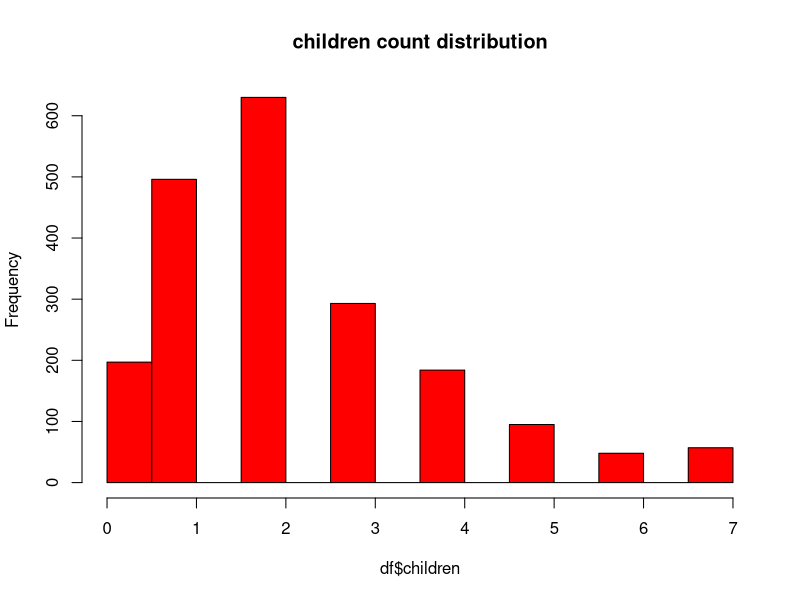
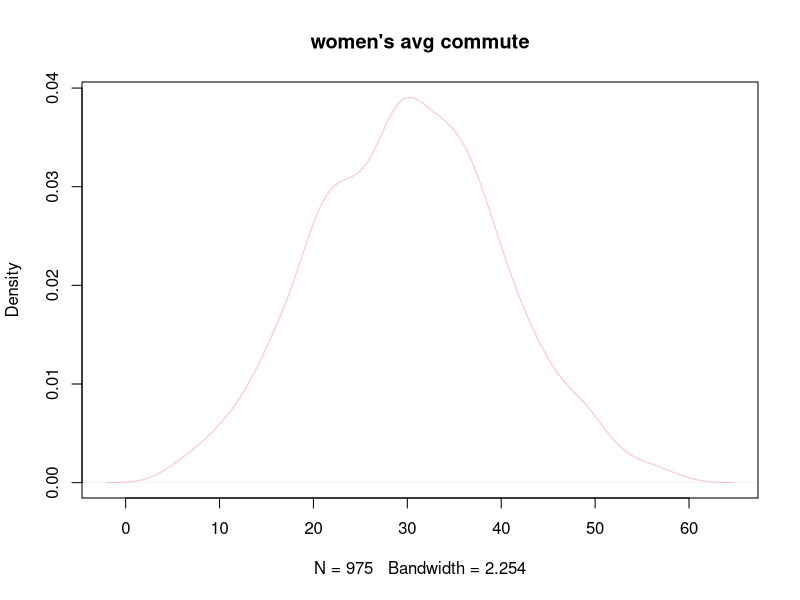
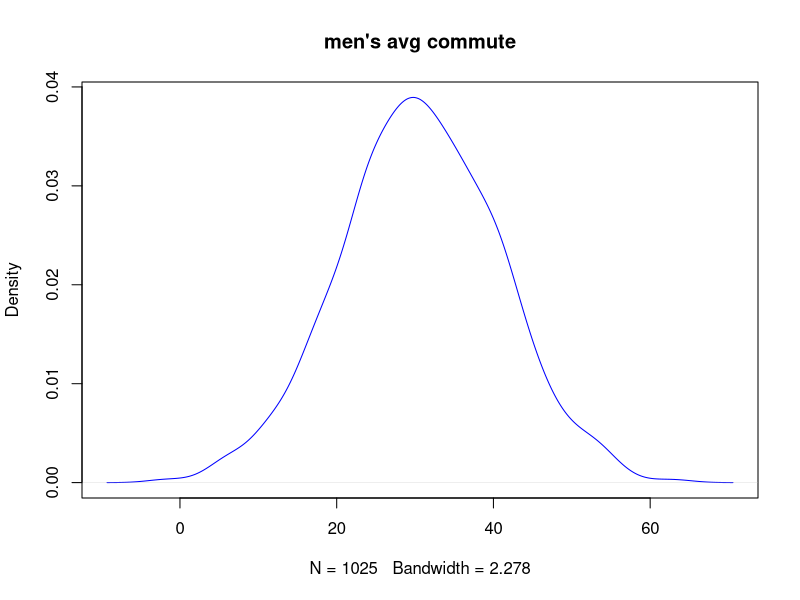
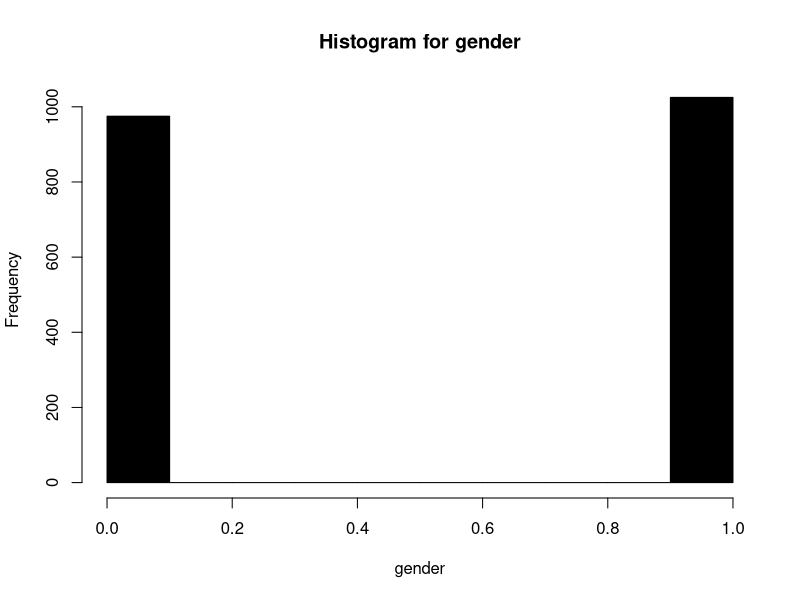
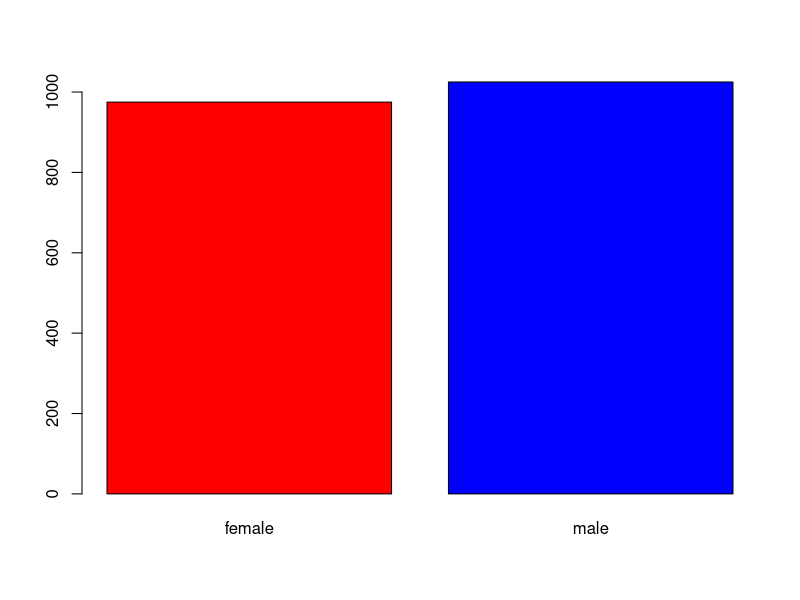

Source code (R) for these figures, in order: (Note: this script raises an error after producing the figures.)
df= read.csv('data.csv')

df[1:10,] #to show the first 10 rows

head(df,10) #to show the first 10 rows too

tail(df,10) #to show the last 10 rows



#Using Date of Birth attribute, extracts the gender, average commuting
#time, and ancestry data for the oldest three.
orderdDFByDate = df[order(as.Date(df$dob, format="%Y/%m/%d")),]
interest_Att_byDate = orderdDFByDate[1:3,c('gender','avg_commute','ancestry')]
print(interest_Att_byDate)



#Identifies the gender, daily internet use, average commute time, ancestry,
#and diseases among those with more than two children.

interst_Att_byChild = df[df$children >2,c('gender', 'daily_internet_use',
                                          'avg_commute','ancestry')]
print(interst_Att_byChild)



#Using a table , indicate the number of rows that have any missing values
#and the number that do not.

na_count= is.na(df)
table(na_count)


#Provide a summary of the data for each column, showing "Min, 1st Qu,
#Median Mean, 3rd Qu and Max" for each numerical column and the
#Number of each Category for categorical data.
#, df$education,df$marital_status,df$ancestry,df$ancestry
lapply(df, summary)
print('employmen status :' )
table(df$employment_status)

print('Education :')
table(df$education)

print('Marita status :')
table(df$marital_status)

print('Ancestry :')
table(df$ancestry)

print('desease :')
table(df$disease)


#Identify the columns that are having any missing values, and then remove
#any rows where all of the columns have missing values.
#there is no columns that has missing value but to remove na from rows we use na.omit()

#identify columns that have missing values 
na = is.na.data.frame(df)
without_na =0
for(i in na){
  if(i == TRUE){
    without_na = na.omit(df)
    break
  }
}


#Show the average daily usage of the internet for each level of education.
edu = factor(df$education)
avrg_usage = tapply(df$daily_internet_use, edu, mean)
avrg_usage



#Show the distribution of the children count using a histogram
hist(df$children, col="red",main="children count distribution")


#Utilizing line graphs, compare how men and women's avg commute
#distributions differ.

gdf = subset(df, gender == 'female')
denf <- density(gdf$avg_commute)
plot(denf, main="women's avg commute", col= 'pink')

gdm = subset(df, gender == 'male')
denm <- density(gdm$avg_commute)
plot(denm, main="men's avg commute", col= 'blue')

#Make a histogram to show the gender distribution.
cp_df = df
cp_df$gender =ifelse(cp_df$gender=="male", 1, 0) #zero for female , one for male
hist(cp_df$gender, main='Histogram for gender', col = 'black',xlab = 'gender')

g =table(df$gender)
barplot(g,col =c('red','blue') )


#Use a histogram to show gender distribution for each disease.
femaleList  = list()
maleList  = list()
f=m =0
warnings()
for(i  in 1:nrow(df$gender))
{
  for(j in 1:nrow(df$gender))
  {
    if(df$gender[i] == 'female' & df$disease[j] =='Alzheimer'){
      femaleList[f]<- "female Alzheimer"
      f= f+1
    }
    else if (df$gender[i] =='male' & df$disease[j] =='Alzheimer')
    {
      femaleList[m]<- "male Alzheimer"
      m= m+1
    }
    
  }

}

li = c(femaleList,maleList)

barplot(li, col =c('red','blue'))






